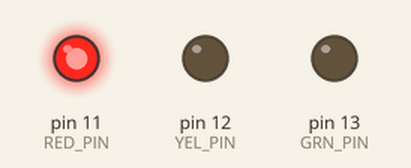
Bench run of a program on a simulated Raspberry Pi (header pin numbers). On the bench: output pins drawn as LEDs (lit = HIGH).

Above: at 2.0 s.
At 5.0 s:
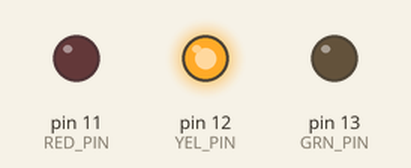
At 8.0 s:
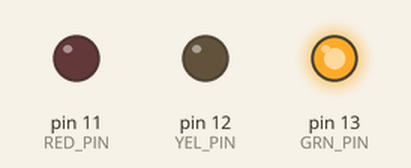
Timing chart, 0 to 13.0 s (numbered marks = the images above):
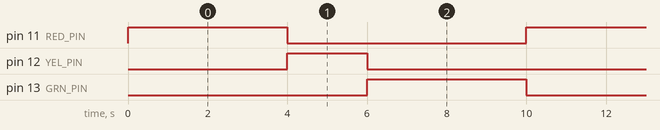

Measured:
- by itself, pin 11 (RED_PIN), pin 13 (GRN_PIN): alternates HIGH for 4.0 s and LOW for 6.0 s
- by itself, pin 12 (YEL_PIN): alternates HIGH for 2.0 s and LOW for 8.0 s
- by itself, everything shown: repeats every 10.0 s, in 3 steps

The program:

traffic_light_nonstructure.py
```python
# (licence header left out)
import RPi.GPIO as GPIO
import time

GPIO.setmode(GPIO.BOARD)
RED_PIN = 11    # GPIO17
YEL_PIN = 12    # GPIO18
GRN_PIN = 13    # GPIO27

GPIO.setup(RED_PIN, GPIO.OUT, initial=GPIO.LOW)
GPIO.setup(YEL_PIN, GPIO.OUT, initial=GPIO.LOW)
GPIO.setup(GRN_PIN, GPIO.OUT, initial=GPIO.LOW)

try:
    while True:
        GPIO.output(RED_PIN, GPIO.HIGH)
        time.sleep(4)
        GPIO.output(RED_PIN, GPIO.LOW)

        GPIO.output(YEL_PIN, GPIO.HIGH)
        time.sleep(2)
        GPIO.output(YEL_PIN, GPIO.LOW)

        GPIO.output(GRN_PIN, GPIO.HIGH)
        time.sleep(4)
        GPIO.output(GRN_PIN, GPIO.LOW)

except KeyboardInterrupt:
    print "Exception: KeyboardInterrupt"

finally:
    GPIO.cleanup()
```
